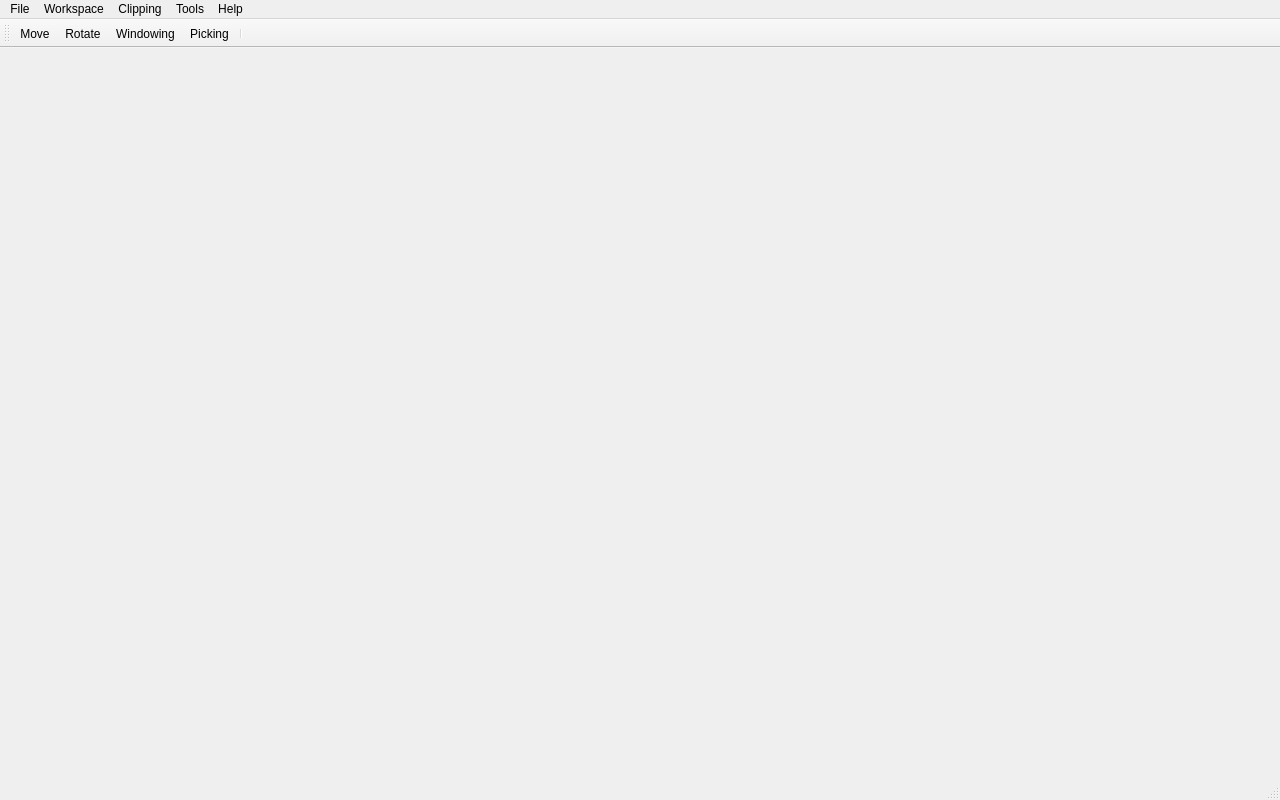
<?xml version="1.0" encoding="UTF-8"?>
<ui version="4.0">
 <class>MainWindow</class>
 <widget class="QMainWindow" name="MainWindow">
  <property name="geometry">
   <rect>
    <x>0</x>
    <y>0</y>
    <width>1280</width>
    <height>800</height>
   </rect>
  </property>
  <property name="sizePolicy">
   <sizepolicy hsizetype="Preferred" vsizetype="Preferred">
    <horstretch>0</horstretch>
    <verstretch>0</verstretch>
   </sizepolicy>
  </property>
  <property name="maximumSize">
   <size>
    <width>913913</width>
    <height>2931921</height>
   </size>
  </property>
  <property name="windowTitle">
   <string>MainWindow</string>
  </property>
  <property name="autoFillBackground">
   <bool>false</bool>
  </property>
  <property name="dockOptions">
   <set>QMainWindow::AllowNestedDocks|QMainWindow::AllowTabbedDocks|QMainWindow::AnimatedDocks|QMainWindow::ForceTabbedDocks|QMainWindow::VerticalTabs</set>
  </property>
  <widget class="QWidget" name="centralWidget">
   <layout class="QVBoxLayout" name="verticalLayout"/>
  </widget>
  <widget class="QMenuBar" name="menuBar">
   <property name="geometry">
    <rect>
     <x>0</x>
     <y>0</y>
     <width>1280</width>
     <height>21</height>
    </rect>
   </property>
   <widget class="QMenu" name="menuFile">
    <property name="title">
     <string>File</string>
    </property>
    <addaction name="actionSelect_Folder"/>
    <addaction name="actionNew"/>
   </widget>
   <widget class="QMenu" name="menuWorkspace">
    <property name="title">
     <string>Workspace</string>
    </property>
   </widget>
   <widget class="QMenu" name="menuTools">
    <property name="title">
     <string>Tools</string>
    </property>
    <addaction name="actionAdd_RenderWidget"/>
    <addaction name="actionRegistration_Widget"/>
   </widget>
   <widget class="QMenu" name="menuHelp">
    <property name="title">
     <string>Help</string>
    </property>
   </widget>
   <widget class="QMenu" name="menuClipping">
    <property name="title">
     <string>Clipping</string>
    </property>
    <addaction name="actionCubic_Cut"/>
    <addaction name="separator"/>
    <addaction name="actionClip_Plane_automatic"/>
    <addaction name="actionClip_Plane_X_Axis"/>
    <addaction name="actionClip_Plane_Y_Axis"/>
    <addaction name="actionClip_Plane_Z_Axis"/>
    <addaction name="actionClip_Plane_X_Axis_2"/>
    <addaction name="actionClip_Plane_Y_Axis_2"/>
    <addaction name="actionClip_Plane_Z_Axis_2"/>
   </widget>
   <addaction name="menuFile"/>
   <addaction name="menuWorkspace"/>
   <addaction name="menuClipping"/>
   <addaction name="menuTools"/>
   <addaction name="menuHelp"/>
  </widget>
  <widget class="QStatusBar" name="statusBar"/>
  <widget class="QToolBar" name="toolBar">
   <property name="windowTitle">
    <string>toolBar</string>
   </property>
   <attribute name="toolBarArea">
    <enum>TopToolBarArea</enum>
   </attribute>
   <attribute name="toolBarBreak">
    <bool>false</bool>
   </attribute>
   <addaction name="actionMove"/>
   <addaction name="actionRotate"/>
   <addaction name="actionWindowing"/>
   <addaction name="actionPicking"/>
   <addaction name="separator"/>
  </widget>
  <action name="actionAdd_RenderWidget">
   <property name="text">
    <string>Add RenderWidget</string>
   </property>
  </action>
  <action name="actionSelect_Folder">
   <property name="text">
    <string>Select Folder</string>
   </property>
  </action>
  <action name="actionNew">
   <property name="text">
    <string>New...</string>
   </property>
  </action>
  <action name="actionMove">
   <property name="icon">
    <iconset>
     <normaloff>Buttons/move.jpg</normaloff>Buttons/move.jpg</iconset>
   </property>
   <property name="text">
    <string>Move</string>
   </property>
   <property name="toolTip">
    <string>Moves the Camera</string>
   </property>
  </action>
  <action name="actionRotate">
   <property name="icon">
    <iconset>
     <normaloff>Buttons/rotate.jpg</normaloff>Buttons/rotate.jpg</iconset>
   </property>
   <property name="text">
    <string>Rotate</string>
   </property>
   <property name="toolTip">
    <string>rotates the Camera</string>
   </property>
  </action>
  <action name="actionWindowing">
   <property name="icon">
    <iconset>
     <normaloff>Buttons/tf.jpg</normaloff>Buttons/tf.jpg</iconset>
   </property>
   <property name="text">
    <string>Windowing</string>
   </property>
  </action>
  <action name="actionPicking">
   <property name="icon">
    <iconset>
     <normaloff>Buttons/target.jpg</normaloff>Buttons/target.jpg</iconset>
   </property>
   <property name="text">
    <string>Picking</string>
   </property>
  </action>
  <action name="actionCubic_Cut">
   <property name="text">
    <string>Cubic Cut</string>
   </property>
  </action>
  <action name="actionClip_Plane_automatic">
   <property name="text">
    <string>Clip Plane (automatic)</string>
   </property>
  </action>
  <action name="actionClip_Plane_Y_Axis">
   <property name="text">
    <string>Clip Plane (Y-Axis)</string>
   </property>
  </action>
  <action name="actionClip_Plane_X_Axis">
   <property name="text">
    <string>Clip Plane (X-Axis)</string>
   </property>
  </action>
  <action name="actionClip_Plane_Z_Axis">
   <property name="text">
    <string>Clip Plane (Z-Axis)</string>
   </property>
  </action>
  <action name="actionClip_Plane_Y_Axis_2">
   <property name="text">
    <string>Clip Plane (-Y-Axis)</string>
   </property>
  </action>
  <action name="actionClip_Plane_X_Axis_2">
   <property name="text">
    <string>Clip Plane(-X-Axis)</string>
   </property>
  </action>
  <action name="actionClip_Plane_Z_Axis_2">
   <property name="text">
    <string>Clip Plane (-Z-Axis)</string>
   </property>
  </action>
  <action name="actionRegistration_Widget">
   <property name="text">
    <string>Registration Widget</string>
   </property>
  </action>
 </widget>
 <layoutdefault spacing="6" margin="11"/>
 <resources/>
 <connections/>
</ui>
